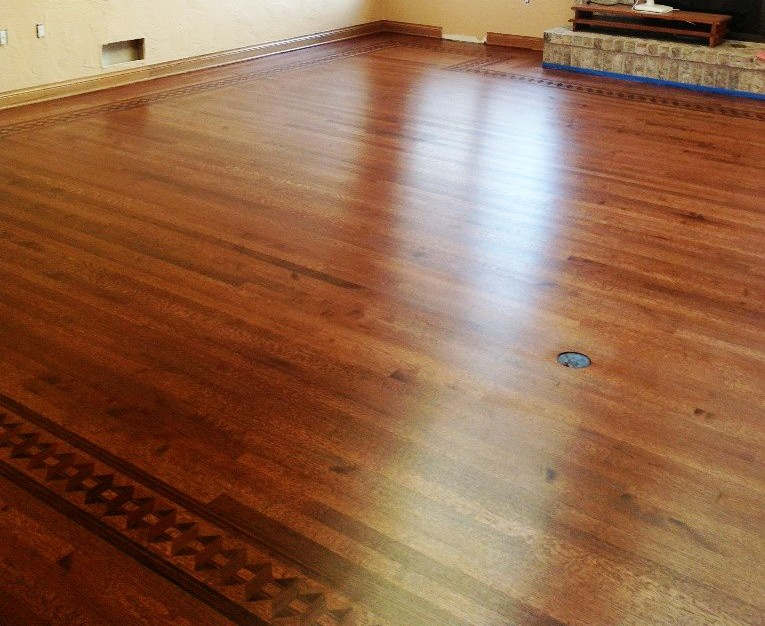
#> input picture Refinishing.jpg, 765 x 626 px
$ python functions.py
#> lines starting #> are read from the running program, lines starting #| are printed output that depends on the picture; after the words box and inside, x2 and y2 are one past the last pixel; in counts of white or black regions, pixels touching at a corner belong together
#> further down, f1 is the input picture: shape (626, 765, 3); mean B, G, R 74.1, 102.3, 145.6
#!/usr/bin/env python
# coding: utf-8

# In[1]:


import numpy as np
get_ipython().system('pip install opencv-python')
import cv2 #OPEN CV
from matplotlib import pyplot as plt #to show the images


# In[2]:


def process_img(image): #basically tuning the parameters before getting the contours
    image_d = cv2.fastNlMeansDenoisingColored(image,None,15,15,11,30) #denoising
    Gray = cv2.cvtColor(image_d, cv2.COLOR_BGR2GRAY) # turn gray
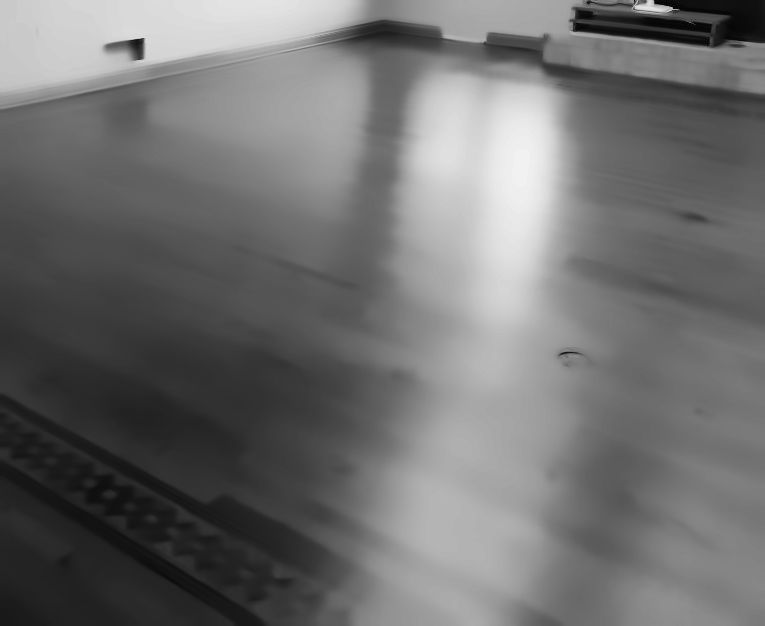
#> Gray: shape (626, 765); min 0, max 241, mean 111.5
    Blur = cv2.GaussianBlur(Gray,(7,7),1)
    Canny = cv2.Canny(Blur,100,100)
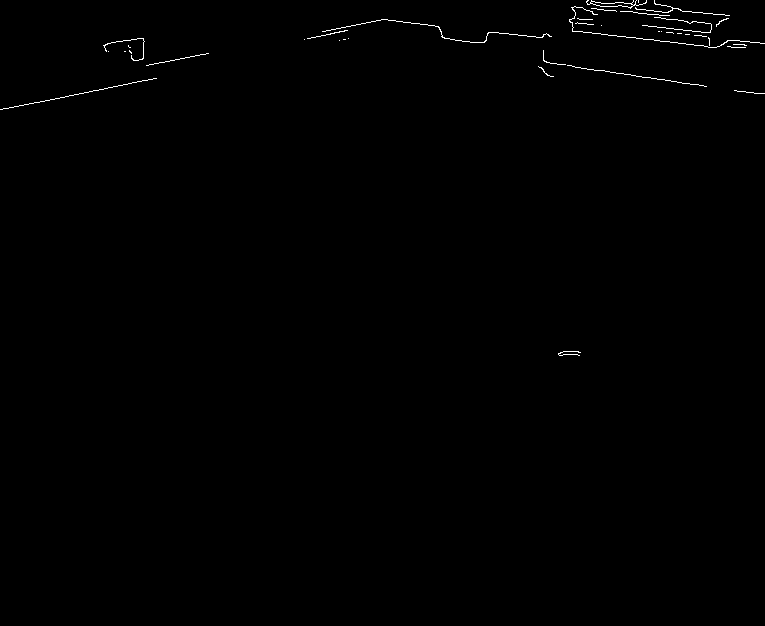
#> Canny: shape (626, 765); 0.37% white in thin lines or dots, all inside (x1, y1, x2, y2) = (0, 0, 765, 356)
    kernel = np.ones((3,3) , np.uint8)
    imgDial = cv2.dilate(Canny, kernel,iterations=5)
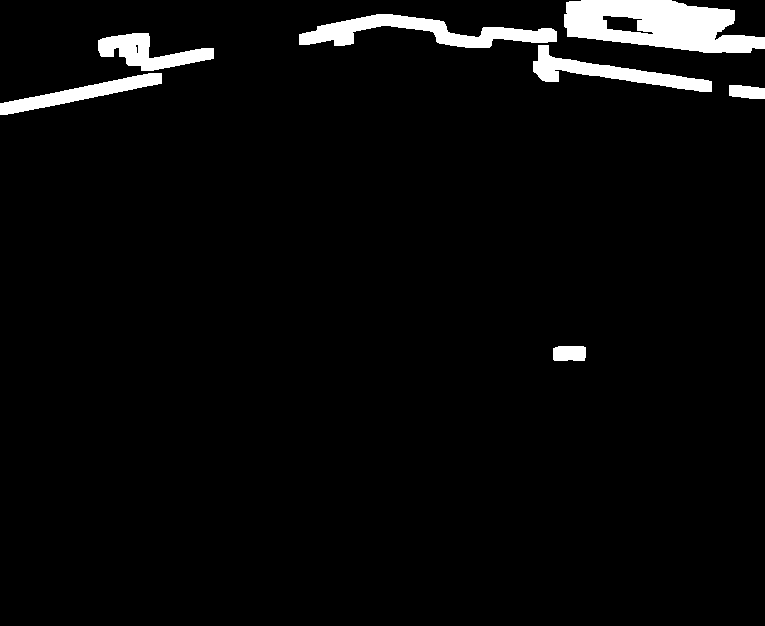
#> imgDial: shape (626, 765); 3.9% white; 7 white regions
    return imgDial


# In[3]:


def paintFloor(img):

    img_processed = process_img(img)
    contours, hierarchy = cv2.findContours(img_processed,cv2.RETR_EXTERNAL,cv2.CHAIN_APPROX_NONE)
#> contours = 7 contours; box (x1, y1, x2, y2) and area: (564, 0, 765, 53) 7364, (299, 14, 557, 48) 3454, (533, 45, 712, 92) 2392, (98, 33, 214, 71) 1996, (0, 73, 162, 115) 1918, (553, 346, 586, 361) 432, (729, 85, 765, 99) 380
    height, width = img.shape[:2] # get matrix sizes
#> height = 626; width = 765

    # Create a mask for the convex hull
    mask = np.zeros_like(img)
    result = img.copy() #we will work on result as to not alter original img

    all_coordinates = []
    #detect contour
    for i in contours: #look through contours
        area = cv2.contourArea(i) # get Area
        if area>800: #area threshold
            cv2.drawContours(result,[i],-1,(0,255,0),2) #draw green contour lines
            for point in i:
                x, y = point[0]
                # Append the (x, y) coordinate to the list
                all_coordinates.append((x, y))
#> this loop made 7 passes
#> area on passes 1 to 7: 432.5, 380, 1917.5, 2392.5, 1995.5, 3453.5, 7364.5
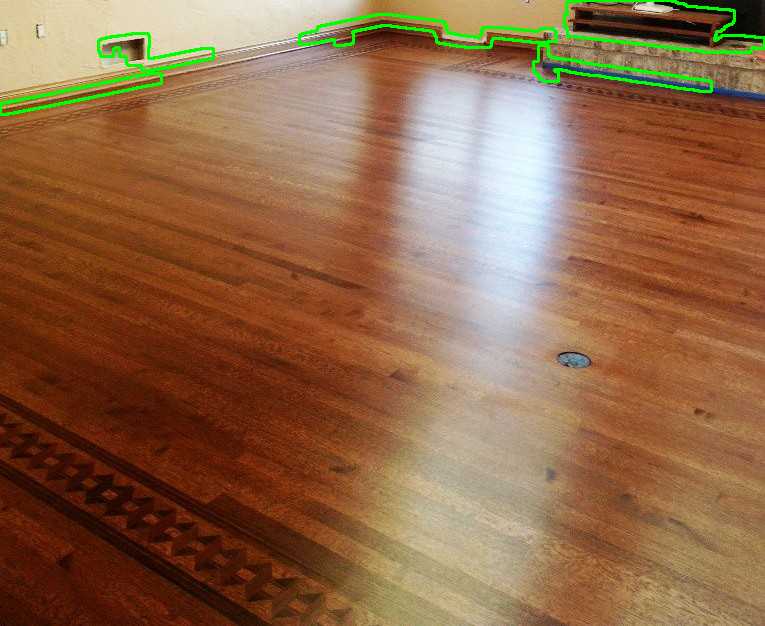
#> result: shape (626, 765, 3); 1.44% of pixels changed, all inside (x1, y1, x2, y2) = (0, 0, 765, 116)
#> after the loop, all_coordinates = 2145 pairs, first value 0 to 764, second value 0 to 114

    all_coordinates = sorted(all_coordinates, key=lambda x: x[0])

    max_y_values = {}
    for x, y in all_coordinates:
        if x not in max_y_values or y > max_y_values[x]:
            max_y_values[x] = y
#> this loop made 2145 passes
#> (x, y) on passes 1 to 3: (0, 103), (0, 104), (0, 105)
#> after the loop, max_y_values = 680 items

    filtered_coordinates = [(x, max_y_values[x]) for x in max_y_values]
#> filtered_coordinates = 680 pairs, first value 0 to 764, second value 25 to 114

    for c in filtered_coordinates:
        x, y = c
        mask[y:width,x] = (0,0,255)
#> this loop made 680 passes
#> (c, y) on passes 1 to 3: ((0, 114), 114), ((1, 114), 114), ((2, 114), 114)
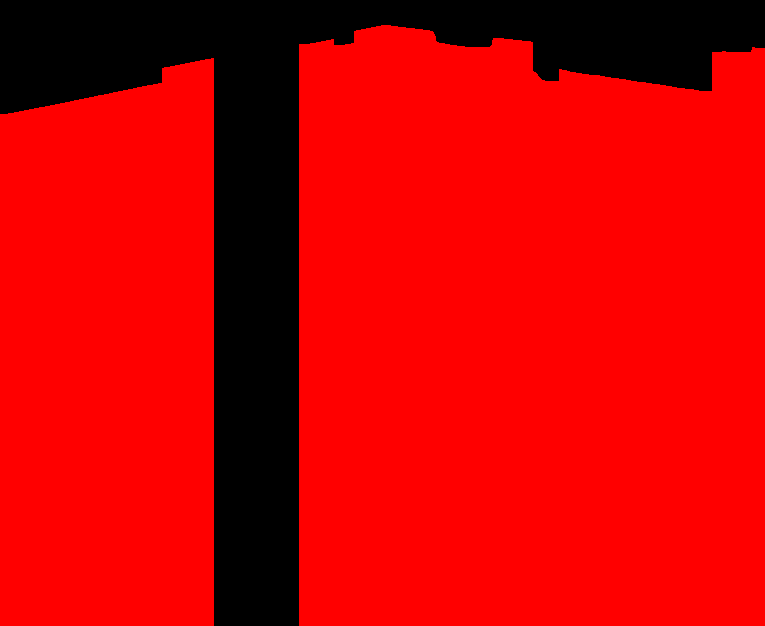
#> mask: shape (626, 765, 3); mean of channels 0, 1, 2 0, 0, 202.6; drawn as B, G, R

    result = cv2.addWeighted(result, 1, mask, 0.3, 0)
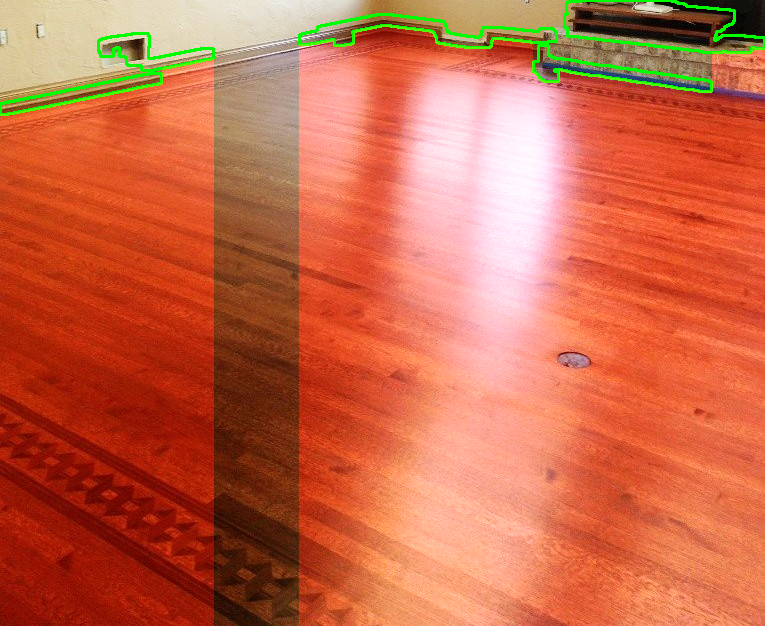
#> result: shape (626, 765, 3); mean B, G, R 72.9, 104.4, 201.9

    return result


# In[4]:


f1 = cv2.imread(r"Refinishing.jpg")


# In[5]:


c= paintFloor(f1)


# In[6]:


plt.imshow(c)


# In[ ]:


# In[ ]:

$ run again, with ref.png saved as Refinishing.jpg
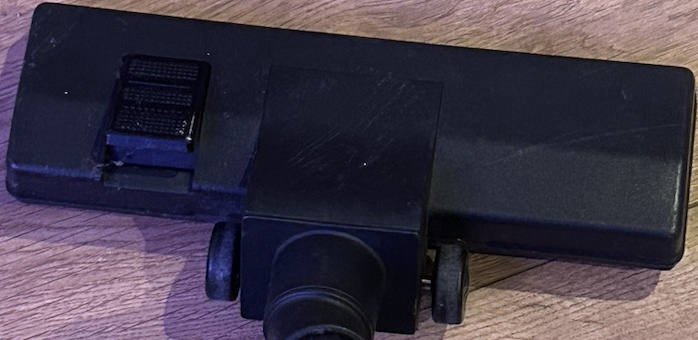
#> input picture ref.png, 698 x 340 px
#> f1 is the input picture: shape (340, 698, 3); mean B, G, R 71.6, 57.2, 64.7
#> in process_img, `Canny = cv2.Canny(Blur,100,100)`:
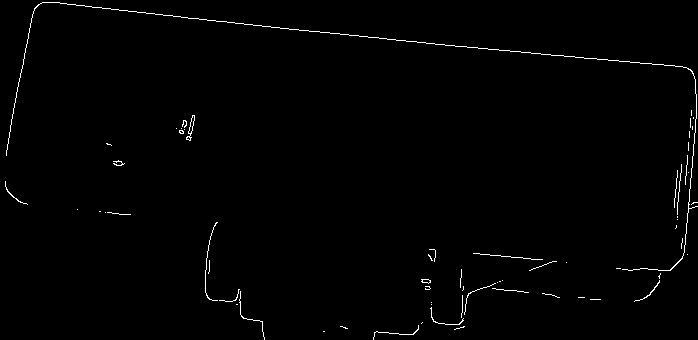
#> Canny: shape (340, 698); 0.93% white in thin lines or dots
#> imgDial: shape (340, 698); 11.1% white; 16 white regions
#> contours = 16 contours; largest, box (x1, y1, x2, y2) and area: (1, 0, 698, 307) 13634, (368, 264, 534, 340) 3100, (200, 217, 270, 340) 2172, (468, 248, 572, 276) 1334, (171, 110, 200, 146) 719
#> the loop in paintFloor, `for i in contours:` made 16 passes
#> area on passes 1 to 8: 110, 191, 329, 310, 350, 3100.5, 1333.5, 350.5
#> after the loop in paintFloor, `for i in contours:`: all_coordinates = 3378 pairs, first value 1 to 697, second value 0 to 339
#> the loop in paintFloor, `for x, y in all_coordinates:` made 3378 passes
#> (x, y) on passes 1 to 3: (1, 145), (1, 146), (1, 147)
#> after the loop in paintFloor, `for x, y in all_coordinates:`: max_y_values = 697 items
#> filtered_coordinates = 697 pairs, first value 1 to 697, second value 7 to 339
#> the loop in paintFloor, `for c in filtered_coordinates:` made 697 passes
#> (c, y) on passes 1 to 3: ((1, 160), 160), ((2, 160), 160), ((3, 160), 160)
#> in paintFloor, `result = cv2.addWeighted(result, 1, mask, 0.3, 0)`:
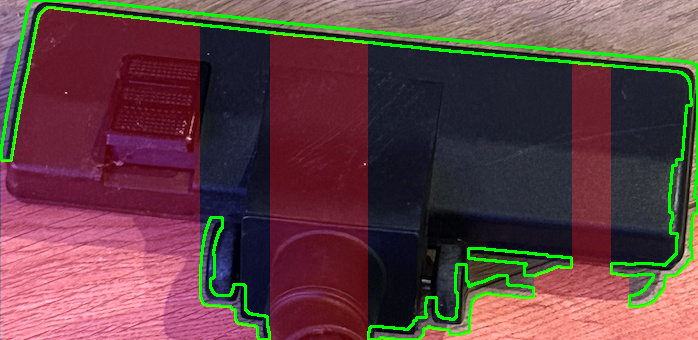
#> result: shape (340, 698, 3); mean B, G, R 68.1, 65.6, 97.5
